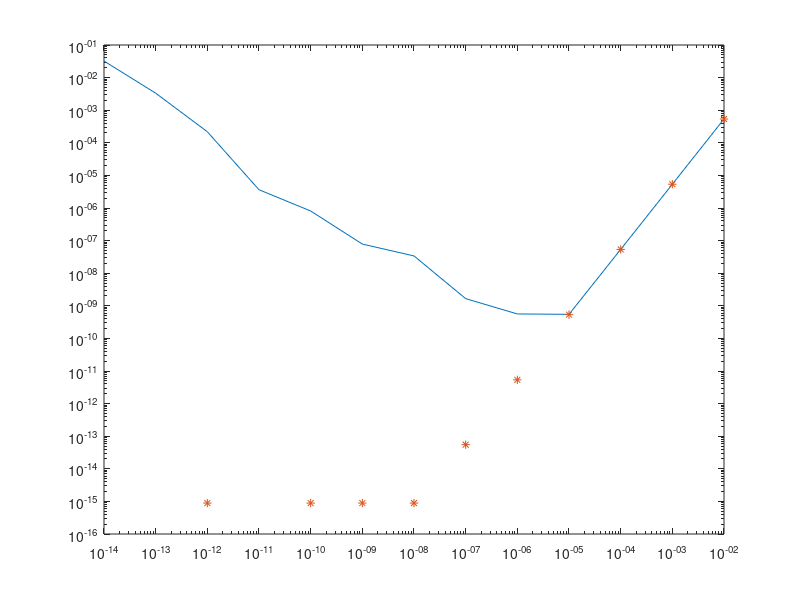

MATLAB code to generate this figure:
clear all; close all; clc

Tv=4.053427893898620693391286; %true value
x0=1.5;
h=zeros(13,1);
for n=2:14
   h(n-1, 1)=10^(-1*n); 
end
fun=@(x) exp(x)./(sqrt(sin(x).^3+cos(x).^3));
e=zeros(size(h));
for i=1:size(h);
   e(i,1)=abs((fun(x0+h(i,1))-fun(x0-h(i,1)))/(2*h(i,1))-Tv);     %centered difference method
end


figure;
ei=zeros(size(h));
for i=1:size(h);
   ei(i,1)=abs(imag(fun(x0+1i*h(i,1)))/h(i,1)-Tv);                %complex step derivative
end

loglog(h,e,h, ei,'*');                                            %loglog plot of result
